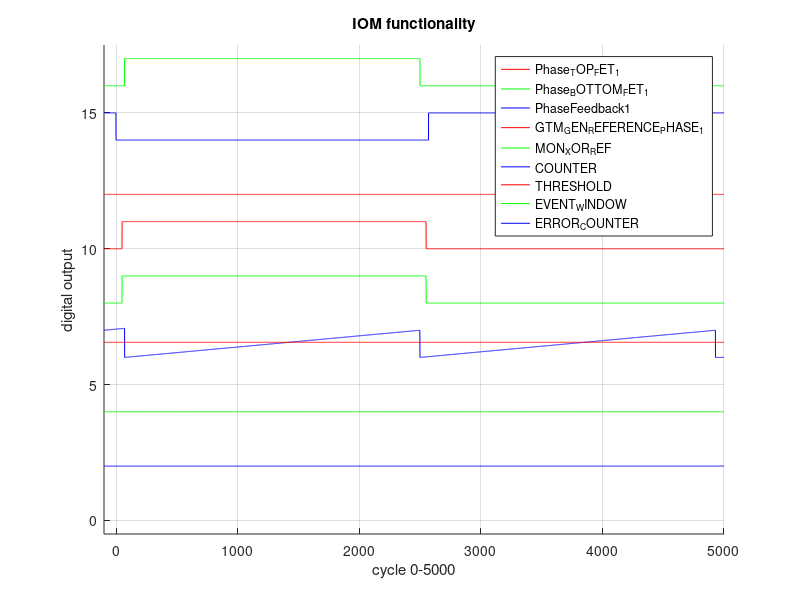

This chart was generated by the following MATLAB code:
clear all 
close all

START = 100;
STEP  = 1; %us
END   = 5000;    %us
DUTY_CYCLE_50 = 2500;
HIGH = 1;
LOW  = 0;
NUMBER_OF_SIGNALS_PLOTTING = 8;
DEAD_TIME = 70;
IOM_DEBOUNCE_TIME_DELAY = 50;
THRESHOLD_FOR_EVENT_COUNTER = 2780/5000;
THR = 2780;

TIME = -START:STEP:END;

%limits
Phase_TOP_FET_1_ON  = DEAD_TIME+START;
Phase_TOP_FET_1_OFF = DUTY_CYCLE_50+START;
Phase_BOTTOM_FET_1_ON  = START;
Phase_BOTTOM_FET_1_OFF = DUTY_CYCLE_50+START+DEAD_TIME;
PhaseFeedback1_ON  = DEAD_TIME+START; 
PhaseFeedback1_OFF = DUTY_CYCLE_50+START;
GTM_GEN_REFERENCE_PHASE_1_ON  = Phase_BOTTOM_FET_1_ON+IOM_DEBOUNCE_TIME_DELAY;
GTM_GEN_REFERENCE_PHASE_1_OFF = PhaseFeedback1_OFF+IOM_DEBOUNCE_TIME_DELAY;
COUNTER_RESET1 = PhaseFeedback1_ON;
COUNTER_RESET2 = PhaseFeedback1_OFF;
% end limits

% calculation
Phase_TOP_FET_1 = zeros(1,length(TIME));
Phase_TOP_FET_1((Phase_TOP_FET_1_ON):(Phase_TOP_FET_1_OFF)) = HIGH;

Phase_BOTTOM_FET_1 = ones(1,length(TIME));
Phase_BOTTOM_FET_1(Phase_BOTTOM_FET_1_ON:Phase_BOTTOM_FET_1_OFF) = LOW;

PhaseFeedback1 = zeros(1,length(TIME));
PhaseFeedback1(THR+START:PhaseFeedback1_OFF) = 1;

GTM_GEN_REFERENCE_PHASE_1 = zeros(1, length(TIME));
GTM_GEN_REFERENCE_PHASE_1(GTM_GEN_REFERENCE_PHASE_1_ON:GTM_GEN_REFERENCE_PHASE_1_OFF) = 1;

MON_XOR_REF = zeros(1,length(TIME));
MON_XOR_REF = xor(PhaseFeedback1,GTM_GEN_REFERENCE_PHASE_1);

COUNTER = zeros(1, length(TIME));
ANGLE   = 1/(COUNTER_RESET2-COUNTER_RESET1);
for index=COUNTER_RESET1:1:COUNTER_RESET2
   COUNTER(index) = ANGLE*(index-COUNTER_RESET1); 
end
for index2=COUNTER_RESET2:1:COUNTER_RESET2+(COUNTER_RESET2-COUNTER_RESET1)
   COUNTER(index2) = ANGLE*(index2-COUNTER_RESET2); 
end
for index3=1:1:COUNTER_RESET1
   COUNTER(index3) = (ANGLE*(index3-(COUNTER_RESET1-COUNTER_RESET2))); 
end

THRESHOLD = zeros(1,length(TIME));
THRESHOLD = THRESHOLD + THRESHOLD_FOR_EVENT_COUNTER;

EVENT_WINDOW = zeros(1,length(TIME));
EVENT_WINDOW(START+THR:PhaseFeedback1_OFF) = 1;

ERROR_COUNTER = zeros(1,length(TIME));
ERROR_COUNTER = and(EVENT_WINDOW,MON_XOR_REF);
% end calculation

% plotting proccessing

Phase_TOP_FET_1           = Phase_TOP_FET_1           + 2*(NUMBER_OF_SIGNALS_PLOTTING);
Phase_BOTTOM_FET_1        = Phase_BOTTOM_FET_1        + 2*(NUMBER_OF_SIGNALS_PLOTTING-1);
PhaseFeedback1            = PhaseFeedback1            + 2*(NUMBER_OF_SIGNALS_PLOTTING-2);
GTM_GEN_REFERENCE_PHASE_1 = GTM_GEN_REFERENCE_PHASE_1 + 2*(NUMBER_OF_SIGNALS_PLOTTING-3);
MON_XOR_REF               = MON_XOR_REF               + 2*(NUMBER_OF_SIGNALS_PLOTTING-4);
COUNTER                   = COUNTER                   + 2*(NUMBER_OF_SIGNALS_PLOTTING-5);
THRESHOLD                 = THRESHOLD                 + 2*(NUMBER_OF_SIGNALS_PLOTTING-5);
EVENT_WINDOW              = EVENT_WINDOW              + 2*(NUMBER_OF_SIGNALS_PLOTTING-6);
ERROR_COUNTER             = ERROR_COUNTER             + 2*(NUMBER_OF_SIGNALS_PLOTTING-7);
% end plotting proccessing

figure(1)
hold on
%axis equal
grid on
plot(TIME,PhaseFeedback1,'r')
plot(TIME,Phase_TOP_FET_1,'g')
plot(TIME,Phase_BOTTOM_FET_1,'b')
plot(TIME,GTM_GEN_REFERENCE_PHASE_1,'r')
plot(TIME,MON_XOR_REF,'g')
plot(TIME,COUNTER,'b')
plot(TIME,THRESHOLD,'r')
plot(TIME,EVENT_WINDOW,'g')
plot(TIME,ERROR_COUNTER,'b')

legend('Phase_TOP_FET_1','Phase_BOTTOM_FET_1','PhaseFeedback1','GTM_GEN_REFERENCE_PHASE_1','MON_XOR_REF','COUNTER','THRESHOLD','EVENT_WINDOW','ERROR_COUNTER');
title('IOM functionality');
xlabel('cycle 0-5000');
ylabel('digital output');
axis([-100 5000 -0.5 NUMBER_OF_SIGNALS_PLOTTING*2+1.5])